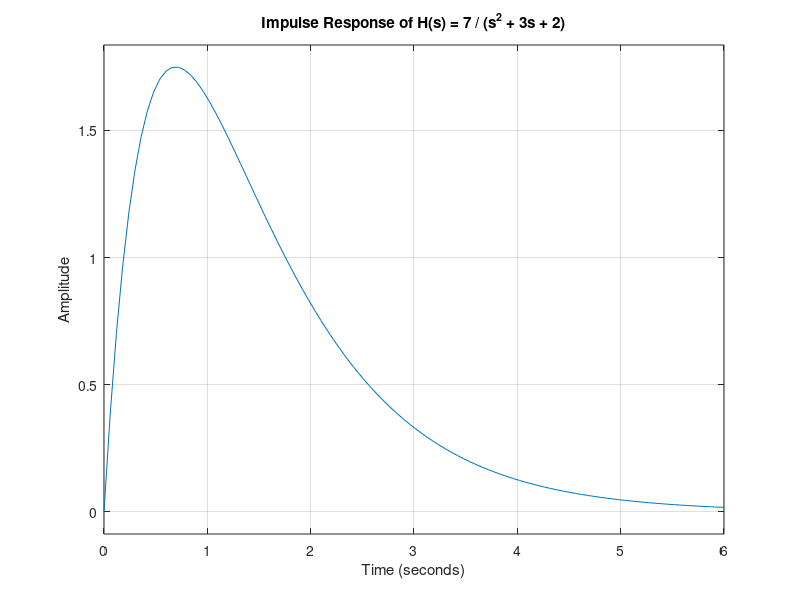

Reproduce this figure in MATLAB.
numerator = [7];
denominator = [1, 3, 2];
H = tf(numerator, denominator);
figure;
impulse(H);
title('Impulse Response of H(s) = 7 / (s^2 + 3s + 2)');
xlabel('Time (seconds)');
ylabel('Amplitude');
grid on;
